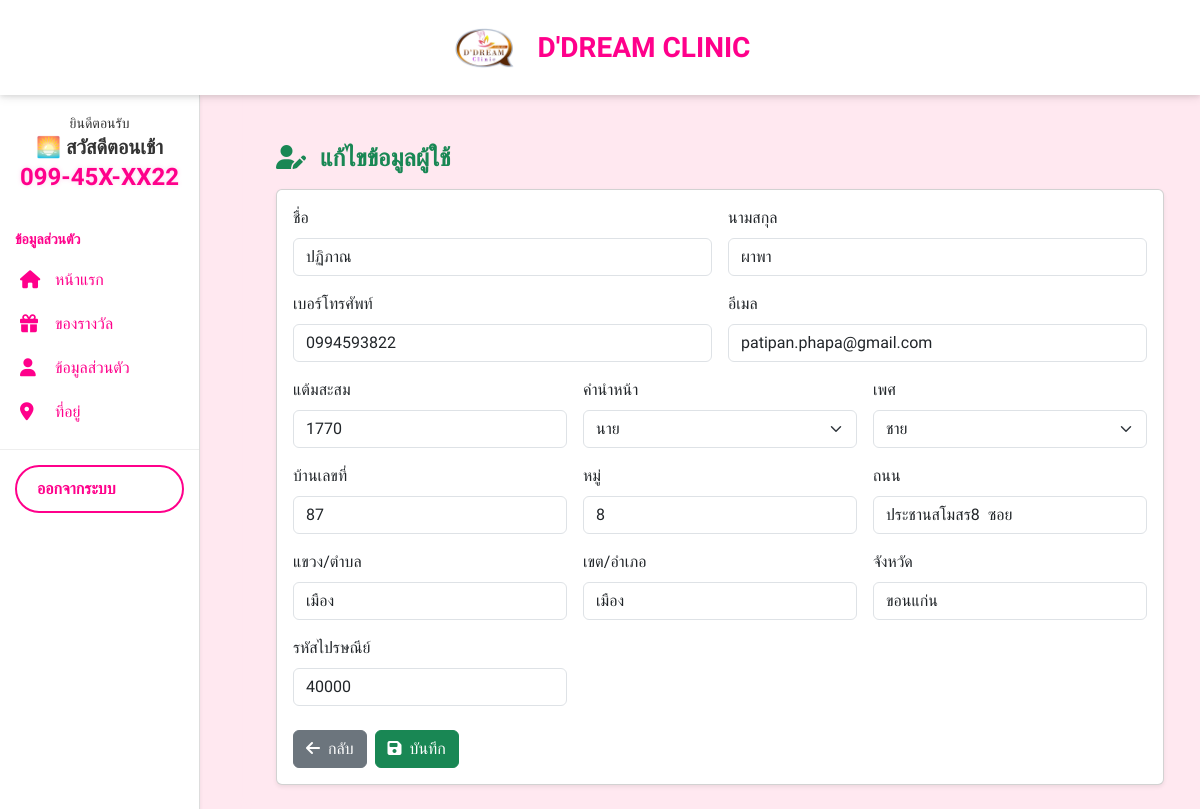
Screenshot of /account/staff/edit/2/ (signed in) with the database file from the repository.
### account/models.py (models this page shows, shortened)
class User(AbstractUser):
    phone = models.CharField(max_length=10, unique=True)
    username = models.CharField(max_length=150, blank=True, null=True)
    USERNAME_FIELD = 'phone'
    REQUIRED_FIELDS = []

class Profile(models.Model):
    TITLE_CHOICES = [
        ('นาย', 'นาย'),
        ('นาง', 'นาง'),
        ('นางสาว', 'นางสาว'),
        ('อื่นๆ', 'อื่นๆ'),
    ]
    GENDER_CHOICES = [
        ('ชาย', 'ชาย'),
        ('หญิง', 'หญิง'),
        ('อื่นๆ', 'อื่นๆ'),
    ]
    user = models.OneToOneField(User, on_delete=models.CASCADE)
    title = models.CharField(max_length=20, choices=TITLE_CHOICES, blank=True)
    gender = models.CharField(max_length=10, choices=GENDER_CHOICES, blank=True)
    phone = models.IntegerField(blank=True, null=True)
    points = models.PositiveIntegerField(default=0)
    house_no = models.CharField(max_length=50, blank=True)
    moo = models.CharField(max_length=10, blank=True)
    street = models.CharField(max_length=100, blank=True)
    subdistrict = models.CharField(max_length=100, blank=True)  # แขวง/ตำบล
    district = models.CharField(max_length=100, blank=True)     # เขต/อำเภอ
    province = models.CharField(max_length=100, blank=True)
    postal_code = models.CharField(max_length=10, blank=True)

### account/views.py (the view, shortened to what this page needs)
# urls.py: path('staff/edit/<int:user_id>/', views.edit_user, name='edit_user'),
@staff_member_required
def edit_user(request, user_id):
    user = get_object_or_404(User, id=user_id)
    profile = getattr(user, 'profile', None)
    return render(request, 'staff/edit_user.html', {
        'user': user,
        'profile': profile,
    })

### account/templatetags/phone_filters.py (called while the page is built, shortened)
@register.filter(name="mask_phone")
def mask_phone(value: str) -> str:
    if not value:
        return ""
    s = str(value)
    digits = re.sub(r"\D", "", s)
    if len(digits) == 10:
        a = digits[:3]
        b = digits[3:6]
        c = digits[6:]
        b_mask = (b[:2] + "X") if len(b) == 3 else (b + "X")
        if len(c) >= 4:
            c_mask = "XX" + c[-2:]
        elif len(c) == 3:
            c_mask = "XX" + c[-1]
        elif len(c) == 2:
            c_mask = "X" + c[-1]
        else:
            c_mask = "X"
        return f"{a}-{b_mask}-{c_mask}"

### templates/staff/edit_user.html (shortened to what this page needs)
{% extends 'base/base.html' %}
{% block content %}
<div class="container">
  <h4 class="fw-bold text-success mb-3 mt-4">
    <i class="fa fa-user-edit me-2"></i> แก้ไขข้อมูลผู้ใช้
  </h4>
  <div class="card shadow-sm">
    <div class="card-body">
      <form method="post">
        <div class="row g-3">
          <div class="col-md-6">
            <label class="form-label">ชื่อ</label>
            <input type="text" name="first_name" class="form-control" value="{{ user.first_name }}">
          </div>
          <div class="col-md-6">
            <label class="form-label">นามสกุล</label>
            <input type="text" name="last_name" class="form-control" value="{{ user.last_name }}">
          </div>
          <div class="col-md-6">
            <label class="form-label">เบอร์โทรศัพท์</label>
            <input type="text" name="phone" class="form-control" value="{{ user.phone }}" required>
          </div>
          <div class="col-md-6">
            <label class="form-label">อีเมล</label>
            <input type="email" name="email" class="form-control" value="{{ user.email }}">
          </div>
          <div class="col-md-4">
            <label class="form-label">แต้มสะสม</label>
            <input type="number" name="points" class="form-control" value="{{ profile.points|default:0 }}">
          </div>
          <div class="col-md-4">
            <label class="form-label">คำนำหน้า</label>
            <select name="title" class="form-select">
              {% for k,v in profile.TITLE_CHOICES %}
                <option value="{{ k }}" {% if profile.title == k %}selected{% endif %}>{{ v }}</option>
              {% endfor %}
            </select>
          </div>
          <div class="col-md-4">
            <label class="form-label">เพศ</label>
            <select name="gender" class="form-select">
              {% for k,v in profile.GENDER_CHOICES %}
                <option value="{{ k }}" {% if profile.gender == k %}selected{% endif %}>{{ v }}</option>
              {% endfor %}
            </select>
          </div>
          <div class="col-md-4">
            <label class="form-label">บ้านเลขที่</label>
            <input type="text" name="house_no" class="form-control" value="{{ profile.house_no }}">
          </div>
          <div class="col-md-4">
            <label class="form-label">หมู่</label>
            <input type="text" name="moo" class="form-control" value="{{ profile.moo }}">
          </div>
          <div class="col-md-4">
            <label class="form-label">ถนน</label>
            <input type="text" name="street" class="form-control" value="{{ profile.street }}">
          </div>
          <div class="col-md-4">
            <label class="form-label">แขวง/ตำบล</label>
            <input type="text" name="subdistrict" class="form-control" value="{{ profile.subdistrict }}">
          </div>
          <div class="col-md-4">
            <label class="form-label">เขต/อำเภอ</label>
            <input type="text" name="district" class="form-control" value="{{ profile.district }}">
          </div>
          <div class="col-md-4">
            <label class="form-label">จังหวัด</label>
            <input type="text" name="province" class="form-control" value="{{ profile.province }}">
          </div>
          <div class="col-md-4">
            <label class="form-label">รหัสไปรษณีย์</label>
            <input type="text" name="postal_code" class="form-control" value="{{ profile.postal_code }}">
          </div>
        </div>
        <div class="d-flex gap-2 mt-4">
          <a href="{% url 'account:staff_manage_points' %}" class="btn btn-secondary">
            <i class="fa fa-arrow-left me-1"></i> กลับ
          </a>
          <button type="submit" class="btn btn-success">
            <i class="fa fa-save me-1"></i> บันทึก
          </button>
        </div>
      </form>
    </div>
  </div>
</div>
{% endblock %}

### templates/base/sidebar_profile.html (shortened to what this page needs)
{% load static %}
{% load phone_filters %}
 <div class="main-content">
<div class="sidebar shadow-sm">
    <div class="p-3 rounded">
      <center><small>ยินดีตอนรับ</small>
      <h5 id="greeting" class="fw-bold mb-1">สวัสดี</h5>
        <h4 class="fw-bold text-pink">{{ user.phone|mask_phone|default:"099-99X-XX99" }}</h4>
</center>
    </div>
  <div class="sidebar-section">
    <h6>ข้อมูลส่วนตัว</h6>
    <a href="/account/dashboard/" class="{% if request.path == '/account/dashboard/' %}active{% endif %}">
      <i class="fa fa-home"></i> หน้าแรก
    </a>
    <a href="/account/redeem/" class="{% if request.path == '/account/redeem/' %}active{% endif %}">
      <i class="fa fa-gift"></i> ของรางวัล
    </a>
    <a href="/account/profile/" class="{% if request.path == '/account/profile/' %}active{% endif %}">
      <i class="fa fa-user"></i> ข้อมูลส่วนตัว
    </a>
    <a href="/account/address/" class="{% if request.path == '/account/address/' %}active{% endif %}">
      <i class="fa fa-map-marker-alt"></i> ที่อยู่
    </a>
  </div>
  <a href="/account/logout/" class="logout-btn">ออกจากระบบ</a>
</div>
</div>

### templates/base/sidebar_profile.html (style rules this page uses)
.sidebar { width: 200px; background-color: #ffffff; border-right: 1px solid #ddd; min-height: 100vh; position: fixed; left: 0; top: 95px; z-index: 1040; overflow-y: auto; padding-bottom: 80px; transition: all 0.3s ease; }
.sidebar-section { padding: 15px 0; border-bottom: 1px solid #eee; }
.sidebar-section h6 { font-weight: bold; color: #555; font-size: 14px; margin-left: 15px; margin-bottom: 10px; }
.sidebar a { display: flex; align-items: center; padding: 10px 20px; color: #333; text-decoration: none; transition: all 0.2s ease; }
.sidebar a i { width: 25px; font-size: 18px; color: #ff008b; margin-right: 10px; }
.logout-btn { margin: 15px; border: 2px solid #198754; color: #ffffff; font-weight: bold; border-radius: 25px; padding: 10px 0; transition: all 0.3s ease; text-align: center; text-decoration: none; }
@media (min-width: 992px) { .main-content { margin-left: 200px; padding: 20px; transition: margin-left 0.3s ease; } }
@media (min-width: 992px) { :root { --pink-color: #ff008b; } }
@media (min-width: 992px) { .sidebar a, .sidebar-section h6, .logout-btn, .footer-menu a span, .footer-menu a i { color: var(--pink-color) !important; } }
@media (min-width: 992px) { .logout-btn { border: 2px solid var(--pink-color) !important; color: var(--pink-color) !important; } }
.text-pink { color: #ff008b !important; font-weight: 700; text-shadow: 0 0 4px rgba(255, 102, 200, 0.3); }

### templates/staff/edit_user.html (style rules this page uses)
.container { margin-top: clamp(110px, 10vw, 130px); }

### rows the page displays
User: phone|mask_phone "099-45X-XX22", first_name "ปฏิภาณ", last_name "ผาพา", phone "0994593822", email "patipan.phapa@gmail.com"
Profile: points "1770", title "นาย", gender "ชาย", house_no "87", moo "8", street "ประชานสโมสร8 ซอย", subdistrict "เมือง", district "เมือง", province "ขอนแก่น", postal_code "40000"
